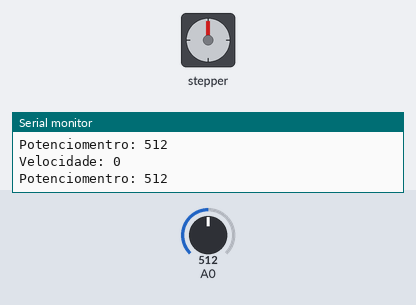
Simulated run of this sketch. Board: Arduino Uno, built with avr-gcc and run on an emulated ATmega328P. Shown: stepper motor, the last lines printed to the serial monitor. The test bench sets the inputs (shaded band); at power-on: A0 = 512. Stepper angles assume 2048 steps per turn.

Above: at 1.2 s.
1.3 s: A0 set to 537
4.3 s: A0 set to 554
At 6.58 s:
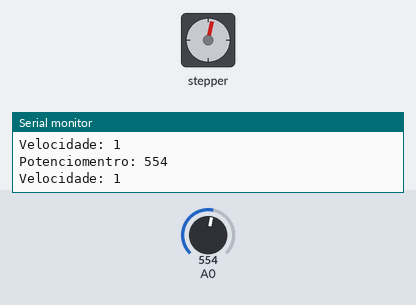
7.3 s: A0 set to 1023
At 8.19 s:
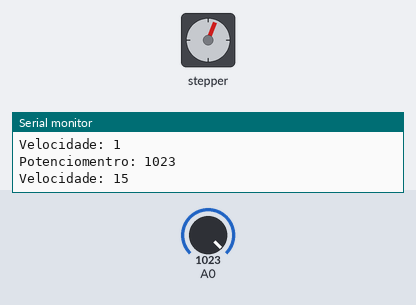
10.3 s: A0 set to 900
At 10.68 s:
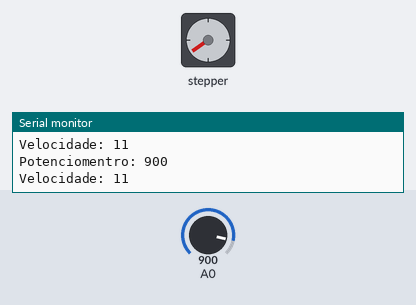
16.3 s: A0 set to 879
At 16.82 s:
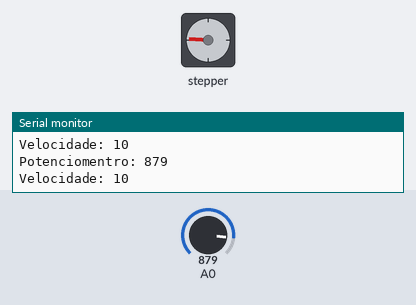
19.3 s: A0 set to 5
Timing chart, 0 to 23.3 s (numbered marks = the images above; inputs shaded):
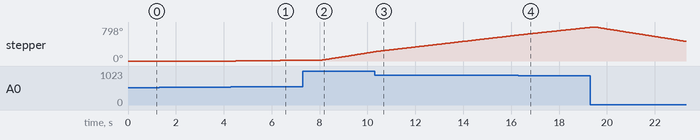

The sketch:

StepMotor.ino
```cpp
/*
 Stepper Motor Control - speed control

 This program drives a unipolar or bipolar stepper motor.
 The motor is attached to digital pins 8 - 11 of the Arduino.
 A potentiometer is connected to analog input 0.

 The motor will rotate in a clockwise direction. The higher the potentiometer value,
 the faster the motor speed. Because setSpeed() sets the delay between steps,
 you may notice the motor is less responsive to changes in the sensor value at
 low speeds.

 Created 30 Nov. 2009
 Modified 28 Oct 2010
 by Tom Igoe

 */

#include <Stepper.h>

const int stepsPerRevolution = 2048;  // change this to fit the number of steps per revolution
// for your motor


// initialize the stepper library on pins 8 through 11:

//IN1 ----> 11
//IN2 ----> 10
//IN3 ----> 9
//IN4 ----> 8
Stepper myStepper(stepsPerRevolution, 8, 10, 9, 11);

int stepCount = 0;  // number of steps the motor has taken
int motorSpeed = 0;
int halfPotentiometer = 511; //ponto médio do potenciometrio
int sensorReading = 0;

//Velocidades minimas e máximas obtidas empiricamente
//O motor nao roda para outras velocidade em 64 passos por rotação completa
int minSpeed = 0;
int maxSpeed = 15;

void setup() {
  // nothing to do inside the setup
  Serial.begin(9600);
}

void loop() {
  // read the sensor value:
  sensorReading = analogRead(A0);
  // map it to a range from 0 to 100:
  Serial.print("Potenciomentro: ");
  Serial.println(sensorReading);


  if(sensorReading < halfPotentiometer){
    motorSpeed = map(sensorReading, 0, halfPotentiometer, maxSpeed, minSpeed);
    Serial.print("Velocidade: ");
    Serial.println(motorSpeed);
    myStepper.setSpeed(motorSpeed);
    if(motorSpeed != 0) {
      myStepper.step(-64);
    }

  } else if (sensorReading > halfPotentiometer){
    motorSpeed = map(sensorReading, halfPotentiometer, 1023, minSpeed, maxSpeed);
    Serial.print("Velocidade: ");
    Serial.println(motorSpeed);
    myStepper.setSpeed(motorSpeed);
    /* Para velocidades muito baixa, o motor perder muito tempo no metodo .step()
     * Este método só para de funcionar, após realizar todos os passos que lhe foi pedido.
     *
     * Exemplo:
     *
     * myStepper.setSpeed(20) ----> Velocidade de 20%
     * myStepper.step(200) ----> Fazer 200 passos (Código para aqui até fazer os 200 passos)
     * Quanto maior a velocidade, mais depressa faz os passos.
    */
    if(motorSpeed != 0) {
      myStepper.step(64);
    }
  }


}
```

Measured:
- the behaviour switches between 545 and 546 on A0 (found by bisection; images 0 and 1)
- the behaviour switches between 887 and 886 on A0 (found by bisection; images 3 and 4)
- after the input at 4.3 s, stepper: keeps turning clockwise at about 6°/s, starting after 0.20 s
